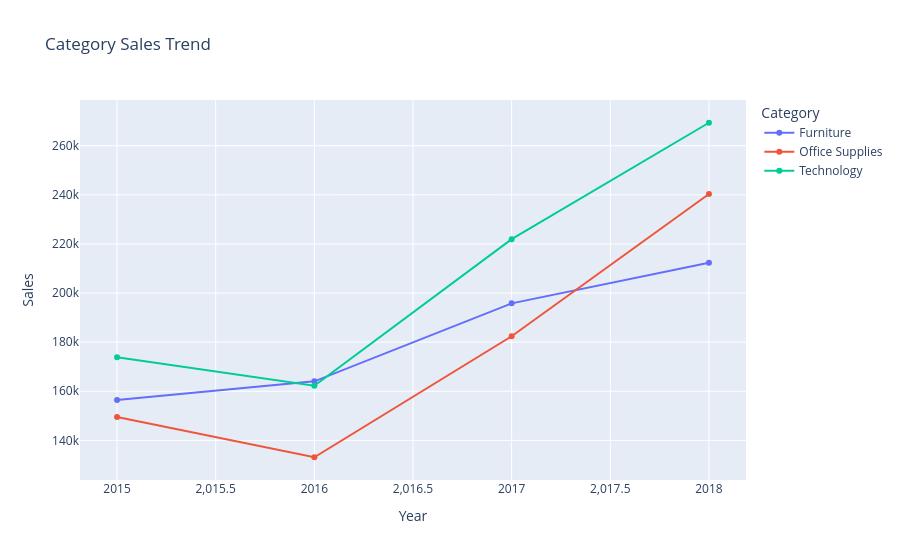

Notebook source saved alongside this figure:
### Code cell
# ==========================================================
# Monthly Category Sales Trend
# ==========================================================

monthly_category = (
    df.groupby(["Year", "Category"])["Sales"]
      .sum()
      .reset_index()
)

fig = px.line(
    monthly_category,
    x="Year",
    y="Sales",
    color="Category",
    markers=True,
    title="Category Sales Trend"
)

fig.show()

### Figure 1 — Plotly figure (JSON) as saved in the notebook; plotly's stock layout.template omitted (floating-point values rounded to 4 significant figures)
{"data": [{"hovertemplate": "Category=Furniture<br>Year=%{x}<br>Sales=%{y}<extra></extra>", "legendgroup": "Furniture", "line": {"color": "#636efa", "dash": "solid"}, "marker": {"symbol": "circle"}, "mode": "markers+lines", "name": "Furniture", "orientation": "v", "showlegend": true, "type": "scatter", "x": [2015, 2016, 2017, 2018], "xaxis": "x", "y": [156500.0, 164100.0, 195800.0, 212300.0], "yaxis": "y"}, {"hovertemplate": "Category=Office Supplies<br>Year=%{x}<br>Sales=%{y}<extra></extra>", "legendgroup": "Office Supplies", "line": {"color": "#EF553B", "dash": "solid"}, "marker": {"symbol": "circle"}, "mode": "markers+lines", "name": "Office Supplies", "orientation": "v", "showlegend": true, "type": "scatter", "x": [2015, 2016, 2017, 2018], "xaxis": "x", "y": [149500.0, 133100.0, 182400.0, 240400.0], "yaxis": "y"}, {"hovertemplate": "Category=Technology<br>Year=%{x}<br>Sales=%{y}<extra></extra>", "legendgroup": "Technology", "line": {"color": "#00cc96", "dash": "solid"}, "marker": {"symbol": "circle"}, "mode": "markers+lines", "name": "Technology", "orientation": "v", "showlegend": true, "type": "scatter", "x": [2015, 2016, 2017, 2018], "xaxis": "x", "y": [173900.0, 162300.0, 222000.0, 269400.0], "yaxis": "y"}], "layout": {"legend": {"title": {"text": "Category"}, "tracegroupgap": 0}, "title": {"text": "Category Sales Trend"}, "xaxis": {"anchor": "y", "domain": [0, 1], "title": {"text": "Year"}}, "yaxis": {"anchor": "x", "domain": [0, 1], "title": {"text": "Sales"}}}}
